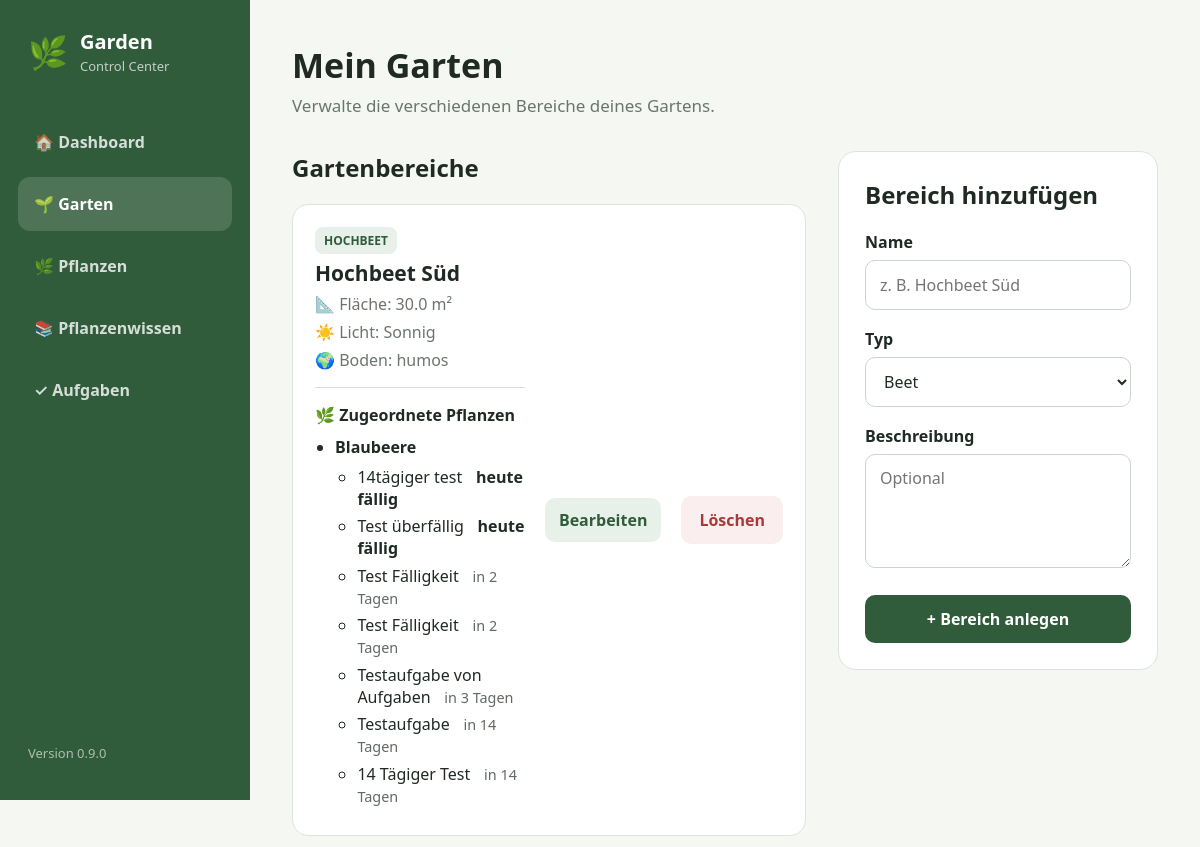
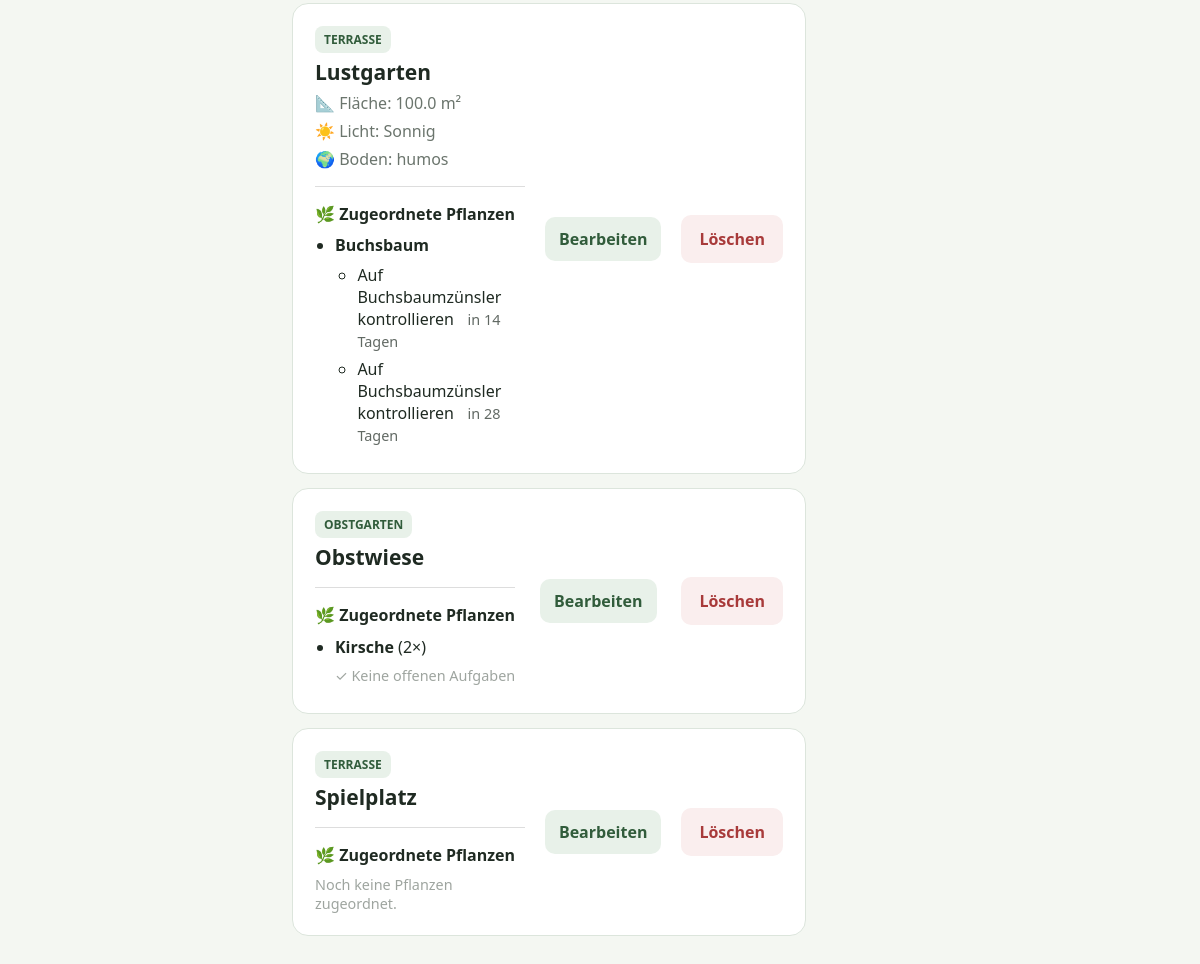
The app's page /garden with its own data (2 pictures, top to bottom).
### app/models/garden_area.py (models this page shows)
class GardenArea(Base):
    __tablename__ = "garden_areas"
    id: Mapped[int] = mapped_column(
        Integer,
        primary_key=True,
        index=True,
    )
    name: Mapped[str] = mapped_column(
        String(100),
        nullable=False,
    )
    area_type: Mapped[str] = mapped_column(
        String(50),
        nullable=False,
    )
    area_size: Mapped[float | None] = mapped_column(
        Float,
        nullable=True,
    )
    light_condition: Mapped[str | None] = mapped_column(
        String(30),
        nullable=True,
    )
    soil_type: Mapped[str | None] = mapped_column(
        String(100),
        nullable=True,
    )
    soil_ph: Mapped[float | None] = mapped_column(
        Float,
        nullable=True,
    )
    irrigation_zone: Mapped[str | None] = mapped_column(
        String(50),
        nullable=True,
    )
    description: Mapped[str | None] = mapped_column(
        Text,
        nullable=True,
    )
    created_at: Mapped[datetime] = mapped_column(
        DateTime,
        default=datetime.now,
    )
    plants: Mapped[list["Plant"]] = relationship(
        back_populates="garden_area",
        cascade="all, delete-orphan",
    )

### app/models/plant.py (models this page shows)
class Plant(Base):
    __tablename__ = "plants"
    id: Mapped[int] = mapped_column(
        Integer,
        primary_key=True,
        index=True,
    )
    name: Mapped[str] = mapped_column(
        String(100),
        nullable=False,
    )
    variety: Mapped[str | None] = mapped_column(
        String(100),
        nullable=True,
    )
    quantity: Mapped[int] = mapped_column(
        Integer,
        default=1,
        nullable=False,
    )
    planted_at: Mapped[date | None] = mapped_column(
        Date,
        nullable=True,
    )
    notes: Mapped[str | None] = mapped_column(
        Text,
        nullable=True,
    )
    garden_area_id: Mapped[int] = mapped_column(
        ForeignKey("garden_areas.id"),
        nullable=False,
    )
    species_id: Mapped[int | None] = mapped_column(
        ForeignKey("plant_species.id"),
        nullable=True,
    )
    created_at: Mapped[datetime] = mapped_column(
        DateTime,
        default=datetime.now,
    )
    garden_area: Mapped["GardenArea"] = relationship(
        back_populates="plants",
    )
    species: Mapped["PlantSpecies | None"] = relationship(
        back_populates="plants",
    )

### app/models/task.py (models this page shows)
class Task(Base):
    __tablename__ = "tasks"
    id: Mapped[int] = mapped_column(
        Integer,
        primary_key=True,
        index=True,
    )
    title: Mapped[str] = mapped_column(
        String(150),
        nullable=False,
    )
    description: Mapped[str | None] = mapped_column(
        Text,
        nullable=True,
    )
    execution_type: Mapped[str] = mapped_column(
        String(20),
        default="once",
        nullable=False,
    )
    due_date: Mapped[date | None] = mapped_column(
        Date,
        nullable=True,
    )
    interval_days: Mapped[int | None] = mapped_column(
        Integer,
        nullable=True,
    )
    start_month: Mapped[int | None] = mapped_column(
        Integer,
        nullable=True,
    )
    end_month: Mapped[int | None] = mapped_column(
        Integer,
        nullable=True,
    )
    last_completed_at: Mapped[date | None] = mapped_column(
        Date,
        nullable=True,
    )
    priority: Mapped[str] = mapped_column(
        String(20),
        default="normal",
        nullable=False,
    )
    completed: Mapped[bool] = mapped_column(
        Boolean,
        default=False,
        nullable=False,
    )
    completed_at: Mapped[datetime | None] = mapped_column(
        DateTime,
        nullable=True,
    )
    garden_area_id: Mapped[int | None] = mapped_column(
        ForeignKey("garden_areas.id"),
        nullable=True,
    )
    plant_id: Mapped[int | None] = mapped_column(
        ForeignKey("plants.id"),
        nullable=True,
    )
    created_at: Mapped[datetime] = mapped_column(
        DateTime,
        default=datetime.now,
    )
    garden_area: Mapped["GardenArea | None"] = relationship()
    plant: Mapped["Plant | None"] = relationship()

### app/routers/garden.py (the view)
@router.get("/garden", response_class=HTMLResponse)
async def garden(
    request: Request,
    db: Session = Depends(get_db),
):
    areas = (
        db.query(GardenArea)
        .options(
            selectinload(GardenArea.plants)
        )
        .order_by(GardenArea.name)
        .all()
    )
    today = date.today()
    plant_ids = [
        plant.id
        for area in areas
        for plant in area.plants
    ]
    tasks_by_plant = {
        plant_id: []
        for plant_id in plant_ids
    }
    if plant_ids:
        plant_tasks = (
            db.query(Task)
            .filter(Task.plant_id.in_(plant_ids))
            .all()
        )
        for task in plant_tasks:
            due_date = get_next_due_date(
                task,
                today=today,
            )
            if due_date is None:
                continue
            days_until_due = (
                due_date - today
            ).days
            tasks_by_plant[task.plant_id].append({
                "task": task,
                "due_date": due_date,
                "days_until_due": days_until_due,
            })
    for task_items in tasks_by_plant.values():
        task_items.sort(
            key=lambda item: item["due_date"]
        )
    return templates.TemplateResponse(
        request=request,
        name="garden.html",
        context={
            "page": "garden",
            "app_name": APP_NAME,
            "version": APP_VERSION,
            "areas": areas,
            "tasks_by_plant": tasks_by_plant,
        },
    )

### app/templates/garden.html (shortened to what this page needs)
{% extends "base.html" %}
{% block content %}
        <header class="page-header">
            <div>
                <h1>Mein Garten</h1>
                <p>
                    Verwalte die verschiedenen Bereiche
                    deines Gartens.
                </p>
            </div>
        </header>
        <section class="two-column">
            <div>
                <h2>Gartenbereiche</h2>
                {% if areas %}
                <div class="area-list">
                    {% for area in areas %}
                    <article class="area-card">
                        <div class="area-info">
                            <span class="area-type">
                                {{ area.area_type }}
                            </span>
                            <h3>
                                {{ area.name }}
                            </h3>
                            {% if area.area_size %}
                            <p>
                                📐 Fläche:
                                {{ area.area_size }} m²
                            </p>
                            {% endif %}
                            {% if area.light_condition %}
                            <p>
                                ☀️ Licht:
                                {% if area.light_condition == "sonnig" %}
                                    Sonnig
                                {% elif area.light_condition == "sonnig_halbschattig" %}
                                    Sonnig bis halbschattig
                                {% elif area.light_condition == "halbschattig" %}
                                    Halbschattig
                                {% elif area.light_condition == "halbschattig_schattig" %}
                                    Halbschattig bis schattig
                                {% elif area.light_condition == "schattig" %}
                                    Schattig
                                {% else %}
                                    {{ area.light_condition }}
                                {% endif %}
                            </p>
                            {% endif %}
                            {% if area.soil_type %}
                            <p>
                                🌍 Boden:
                                {{ area.soil_type }}
                            </p>
                            {% endif %}
                            <div class="area-plants">
                                <h4>
                                    🌿 Zugeordnete Pflanzen
                                </h4>
                                {% if area.plants %}
                                    <ul class="plant-list">
                                        {% for plant in area.plants %}
                                            <li class="plant-list-item">
                                                <div class="plant-list-header">
                                                    <strong>
                                                        {{ plant.name }}
                                                    </strong>
                                                    {% if plant.quantity > 1 %}
                                                        <span>
                                                            ({{ plant.quantity }}×)
                                                        </span>
                                                    {% endif %}
                                                </div>
                                                {% set plant_tasks = tasks_by_plant.get(plant.id, []) %}
                                                {% if plant_tasks %}
                                                    <ul class="plant-task-list">
                                                        {% for task_info in plant_tasks %}
                                                            <li class="plant-task">
                                                                <span class="plant-task-title">
                                                                    {{ task_info.task.title }}
                                                                </span>
                                                                {% if task_info.days_until_due < 0 %}
                                                                    <span class="task-overdue">
                                                                        seit
                                                                        {{ -task_info.days_until_due }}
                                                                        Tag{% if -task_info.days_until_due != 1 %}en{% endif %}
                                                                        überfällig
                                                                    </span>
                                                                {% elif task_info.days_until_due == 0 %}
                                                                    <span class="task-today">
                                                                        heute fällig
                                                                    </span>
                                                                {% elif task_info.days_until_due == 1 %}
                                                                    <span class="task-due">
                                                                        morgen fällig
                                                                    </span>
                                                                {% else %}
                                                                    <span class="task-due">
                                                                        in {{ task_info.days_until_due }} Tagen
                                                                    </span>
                                                                {% endif %}
                                                            </li>
                                                        {% endfor %}
                                                    </ul>
                                                {% else %}
                                                    <p class="muted-text">
                                                        ✓ Keine offenen Aufgaben
                                                    </p>
                                                {% endif %}
                                            </li>
                                        {% endfor %}
                                    </ul>
                                {% else %}
                                    <p class="muted-text">
                                        Noch keine Pflanzen zugeordnet.
                                    </p>
                                {% endif %}
                            </div>
                        </div>
                        <a
                            href="/garden/areas/{{ area.id }}/edit"
                            class="secondary-button"
                        >
                            Bearbeiten
                        </a>
                        <form
                            method="post"
                            action="/garden/areas/{{ area.id }}/delete"
                            onsubmit="return confirm('Bereich wirklich löschen?');"
                        >
                            <button
                                type="submit"
                                class="danger-button"
                            >
                                Löschen
                            </button>
                        </form>
                    </article>
                    {% endfor %}
                </div>
                {% endif %}
            </div>
            <div>
                <div class="form-card">
                    <h2>
                        Bereich hinzufügen
                    </h2>
                    <form
                        method="post"
                        action="/garden/areas"
                    >
                        <label for="name">
                            Name
                        </label>
                        <input
                            id="name"
                            name="name"
                            type="text"
                            placeholder="z. B. Hochbeet Süd"
                            required
                        >
                        <label for="area_type">
                            Typ
                        </label>
                        <select
                            id="area_type"
                            name="area_type"
                            required
                        >
                            <option value="Beet">
                                Beet
                            </option>
                        </select>
                        <label for="description">
                            Beschreibung
                        </label>
                        <textarea
                            id="description"
                            name="description"
                            rows="4"
                            placeholder="Optional"
                        ></textarea>
                        <button
                            type="submit"
                            class="primary-button"
                        >
                            + Bereich anlegen
                        </button>
                    </form>
                </div>
            </div>
        </section>
{% endblock %}

### records on screen
GardenArea: area_type "HOCHBEET", name "Hochbeet Süd", area_size "30.0", shows "☀️ Licht:", light_condition "Sonnig", soil_type "humos"
Plant: name "Blaubeere", days_until_due "2" "2" "3" "14" "14"
Task: task "14tägiger test"
Task: task "Test überfällig"
Task: task "Test Fälligkeit"
Task: task "Test Fälligkeit"
Task: task "Testaufgabe von Aufgaben"
Task: task "Testaufgabe"
Task: task "14 Tägiger Test"
GardenArea: area_type "TERRASSE", name "Lustgarten", area_size "100.0", shows "☀️ Licht:", light_condition "Sonnig", soil_type "humos"
Plant: name "Buchsbaum", days_until_due "14" "28"
Task: task "Auf Buchsbaumzünsler kontrollieren"
Task: task "Auf Buchsbaumzünsler kontrollieren"
GardenArea: area_type "OBSTGARTEN", name "Obstwiese"
Plant: name "Kirsche", quantity "2", shows "✓ Keine offenen Aufgaben"
GardenArea: area_type "TERRASSE", name "Spielplatz", shows "Noch keine Pflanzen zugeordnet."

### other values on screen
{{ version }} "0.9.0"
